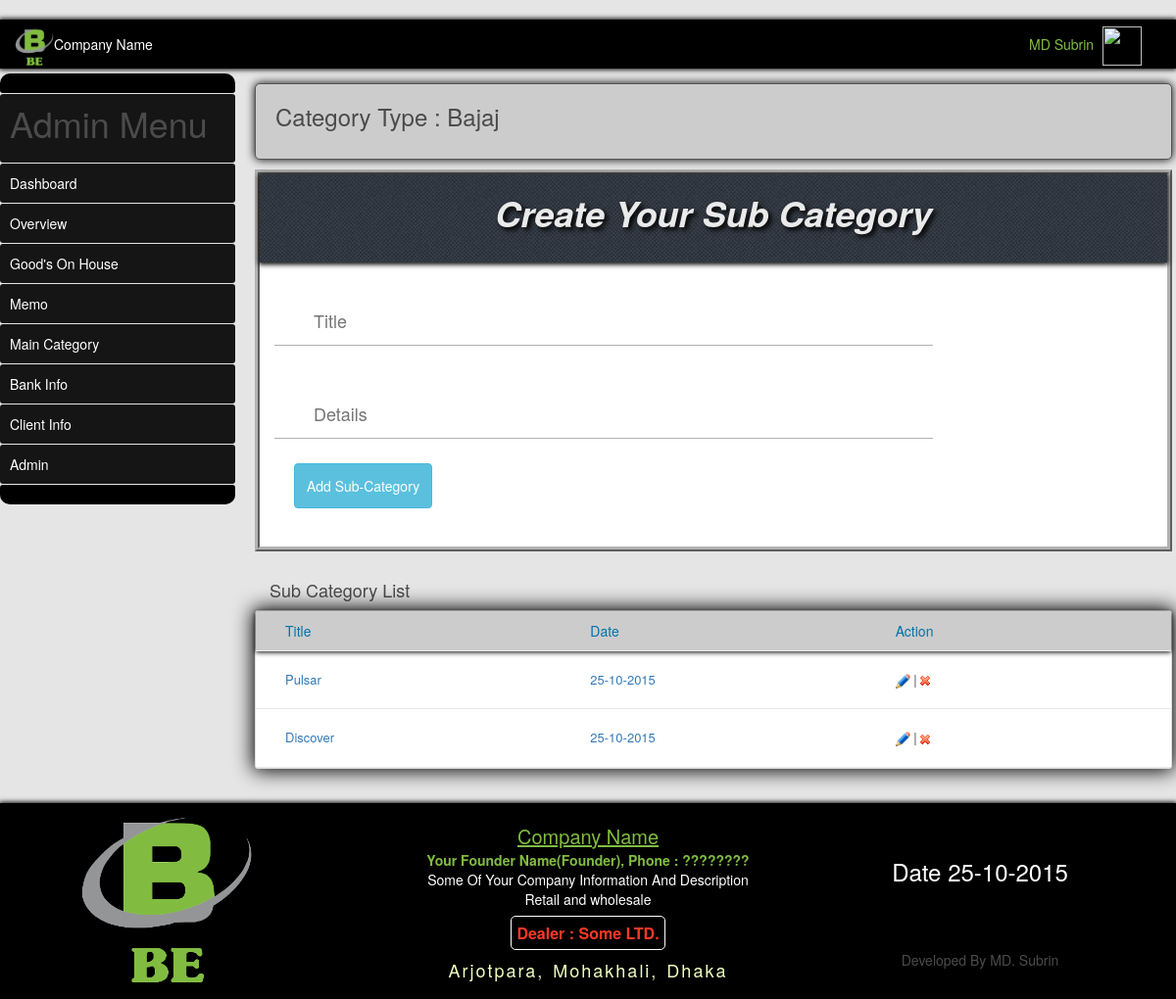
The page /view/item_details.php?mid=93&id=93 (signed in) on the database its author committed.
### tables this page shows
CREATE TABLE IF NOT EXISTS `items` (
  `id` int(255) NOT NULL AUTO_INCREMENT,
  `title` varchar(255) NOT NULL,
  `date` varchar(255) NOT NULL,
  PRIMARY KEY (`id`)
);

CREATE TABLE IF NOT EXISTS `sub_item` (
  `s_id` int(255) NOT NULL AUTO_INCREMENT,
  `i_id` int(255) NOT NULL,
  `s_title` varchar(255) NOT NULL,
  `details` varchar(255) NOT NULL,
  `date` varchar(255) NOT NULL,
  `mid` varchar(255) NOT NULL,
  PRIMARY KEY (`s_id`)
);

### controllers/item_class.php (the view, shortened to what this page needs)
<?php
	class item
	{
		public $db;
		public function __construct()
		{
			$this->db = new mysqli(db_host, db_user, db_password, db_name);
		}
		public function single_item($id, $mid)
		{
			$sql = "SELECT * FROM `items` WHERE id='$id'";
			$result = $this->db->query($sql);
			$data = $result->fetch_array();
			echo "<a href='item.php'>Category Type</a> : <a href='item_details.php?mid=$mid&id=$data[id]'>$data[title]</a>";
		}
		public function show_sub_item($id, $mid)
		{
			$sql = "SELECT * FROM `sub_item` WHERE i_id='$id'";
			$result = $this->db->query($sql);
			while($data = $result->fetch_array())
			{
				echo "<a href='sub_item_single.php?mid=$mid&id=$data[s_id]'><div class='table_details'>
					<div class='title_d col-sm-4'>$data[s_title]</div>
					<div class='date_d col-sm-4'>$data[date]</div></a>
					<div class='edit_delete_d col-sm-4'><a href='item_details.php?mid=$mid&id=$data[i_id]&edit=$data[s_id]'><img src='../img/edit.png' width='15px'></a> | <a href='item_details.php?mid=$mid&cid=$data[s_id]&id=$data[i_id]&del=$data[s_id]'><img src='../img/icon_del.gif'></a></div>
					</div>";
			}
		}
	}
?>

### css/style.css (style rules this page uses)
h1, h2, h3, h4, h5, h6, ul, li, a, p, div, table { margin: 0; padding: 0; }
body { background: #e6e5e5!important; color: #4b4b4b!important; }
.navigation h3 a { text-decoration: none; color: #4b4b4b; }
.table_head, .table_details { width: 100%; float: left; border-bottom: 1px solid #eeecec; }
.table_details { border-bottom: 1px solid #e8e8e8; padding: 10px 0; }
.table_details .title_d, .table_details .date_d, .table_details .edit_delete_d, .cus_row { font-size: 13px; }
.table_head .title, .table_head .date, .table_head .edit_delete, .table_details .title_d, .table_details .date_d, .table_details .edit_delete_d { padding: 10px 0 10px 30px; }
.table_details .title_d a, .table_details .date_d a, .table_details .edit_delete_d a, .cus_row a { color:#4b4b4b!important; text-decoration: none!important; }

### rows shown on the page
items: title "Bajaj"
sub_item: s_title "Pulsar", date "25-10-2015"
sub_item: s_title "Discover", date "25-10-2015"

### other values the page prints
$username "MD Subrin"
$date "25-10-2015"
